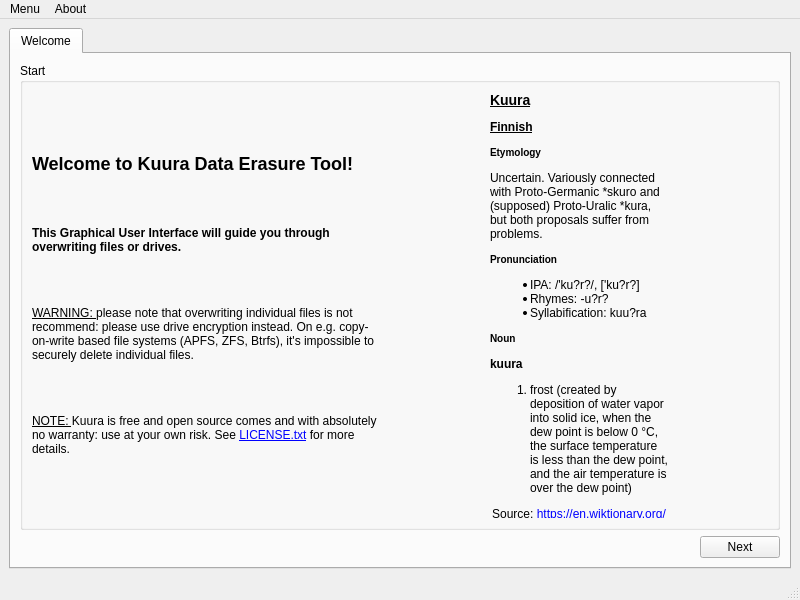
<?xml version="1.0" encoding="UTF-8"?>
<ui version="4.0">
 <class>MainWindow</class>
 <widget class="QMainWindow" name="MainWindow">
  <property name="geometry">
   <rect>
    <x>0</x>
    <y>0</y>
    <width>800</width>
    <height>600</height>
   </rect>
  </property>
  <property name="windowTitle">
   <string>Kuura - Data Erasure Tool</string>
  </property>
  <widget class="QWidget" name="centralwidget">
   <layout class="QGridLayout" name="gridLayoutCentralWidget">
    <item row="0" column="0" colspan="2">
     <widget class="QTabWidget" name="tabWidget">
      <property name="currentIndex">
       <number>0</number>
      </property>
      <widget class="QWidget" name="tabWelcome">
       <attribute name="title">
        <string>Welcome</string>
       </attribute>
       <layout class="QGridLayout" name="gridLayout">
        <item row="2" column="0">
         <spacer name="horizontalSpacer">
          <property name="orientation">
           <enum>Qt::Horizontal</enum>
          </property>
          <property name="sizeHint" stdset="0">
           <size>
            <width>40</width>
            <height>20</height>
           </size>
          </property>
         </spacer>
        </item>
        <item row="1" column="0" colspan="2">
         <widget class="QGroupBox" name="groupBox">
          <property name="title">
           <string>Start</string>
          </property>
          <layout class="QHBoxLayout" name="horizontalLayout">
           <item>
            <widget class="QLabel" name="label">
             <property name="styleSheet">
              <string notr="true"/>
             </property>
             <property name="text">
              <string>&lt;html&gt;
&lt;head/&gt;
&lt;body&gt;
&lt;h2&gt;Welcome to Kuura Data Erasure Tool!&lt;/h2&gt;
&lt;br/&gt;
&lt;h4&gt;This Graphical User Interface will guide you through overwriting files or drives.&lt;/h4&gt;
&lt;br/&gt;
&lt;p&gt;&lt;u&gt;WARNING: &lt;/u&gt; please note that overwriting individual files is not recommend: please use drive encryption instead. On e.g. copy-on-write based file systems (APFS, ZFS, Btrfs‍), it's impossible to securely delete individual files.&lt;/p&gt;
&lt;br/&gt;
&lt;p&gt;&lt;u&gt;NOTE: &lt;/u&gt;Kuura is free and open source comes and with absolutely no warranty: use at your own risk. See &lt;a href=&quot;LICENSE.txt&quot;&gt;LICENSE.txt&lt;/a&gt; for more details.&lt;/p&gt;
&lt;/body&gt;
&lt;/html&gt;</string>
             </property>
             <property name="wordWrap">
              <bool>true</bool>
             </property>
            </widget>
           </item>
           <item>
            <widget class="QLabel" name="label_2">
             <property name="styleSheet">
              <string notr="true">image: url(:/Kuura.svg);</string>
             </property>
             <property name="text">
              <string>&lt;html&gt;
&lt;head&gt;
&lt;style&gt;body { margin: 100px; }&lt;/style&gt;
&lt;/head&gt;
&lt;body&gt;
&lt;h3&gt;&lt;u&gt;Kuura&lt;/u&gt;&lt;/h3&gt;
&lt;h4&gt;&lt;u&gt;Finnish&lt;/u&gt;&lt;/h4&gt;
&lt;h5&gt;Etymology&lt;/h5&gt;
&lt;p&gt;Uncertain. Variously connected with Proto-Germanic *skuro and (supposed) Proto-Uralic *kura, but both proposals suffer from problems.&lt;/p&gt;
&lt;h5&gt;Pronunciation&lt;/h5&gt;
&lt;ul&gt;
	&lt;li&gt;IPA: /'ku?r?/, ['ku?r?]&lt;/li&gt;
	&lt;li&gt;Rhymes: -u?r?&lt;/li&gt;
	&lt;li&gt;Syllabification: kuu?ra&lt;/li&gt;
&lt;/ul&gt;
&lt;h5&gt;Noun&lt;/h5&gt;
&lt;p&gt;&lt;strong&gt;kuura&lt;/strong&gt;&lt;/p&gt;
&lt;ol&gt;
	&lt;li&gt;frost (created by deposition of water vapor into solid ice, when the dew point is below 0 °C, the surface temperature is less than the dew point, and the air temperature is over the dew point)&lt;/li&gt;
&lt;/ol&gt;
&lt;p style=&quot;text-align:center&quot;&gt;Source: &lt;a href=&quot;https://en.wiktionary.org/wiki/kuura&quot;&gt;https://en.wiktionary.org/wiki/kuura&lt;/a&gt;&lt;/p&gt;
&lt;/body&gt;
&lt;/html&gt;
</string>
             </property>
             <property name="wordWrap">
              <bool>true</bool>
             </property>
            </widget>
           </item>
          </layout>
         </widget>
        </item>
        <item row="2" column="1">
         <widget class="QPushButton" name="pushButtonNext">
          <property name="text">
           <string>Next</string>
          </property>
         </widget>
        </item>
       </layout>
      </widget>
     </widget>
    </item>
   </layout>
  </widget>
  <widget class="QMenuBar" name="menuBarMain">
   <property name="geometry">
    <rect>
     <x>0</x>
     <y>0</y>
     <width>800</width>
     <height>21</height>
    </rect>
   </property>
   <widget class="QMenu" name="menuMain">
    <property name="title">
     <string>Menu</string>
    </property>
    <addaction name="actionExit"/>
   </widget>
   <widget class="QMenu" name="menuAbout">
    <property name="title">
     <string>About</string>
    </property>
    <addaction name="actionAbout"/>
    <addaction name="actionLicences"/>
   </widget>
   <addaction name="menuMain"/>
   <addaction name="menuAbout"/>
  </widget>
  <widget class="QStatusBar" name="statusBar"/>
  <action name="actionExit">
   <property name="text">
    <string>Exit</string>
   </property>
  </action>
  <action name="actionAbout">
   <property name="text">
    <string>About</string>
   </property>
  </action>
  <action name="actionLicences">
   <property name="text">
    <string>About Qt</string>
   </property>
  </action>
 </widget>
 <resources/>
 <connections/>
</ui>
